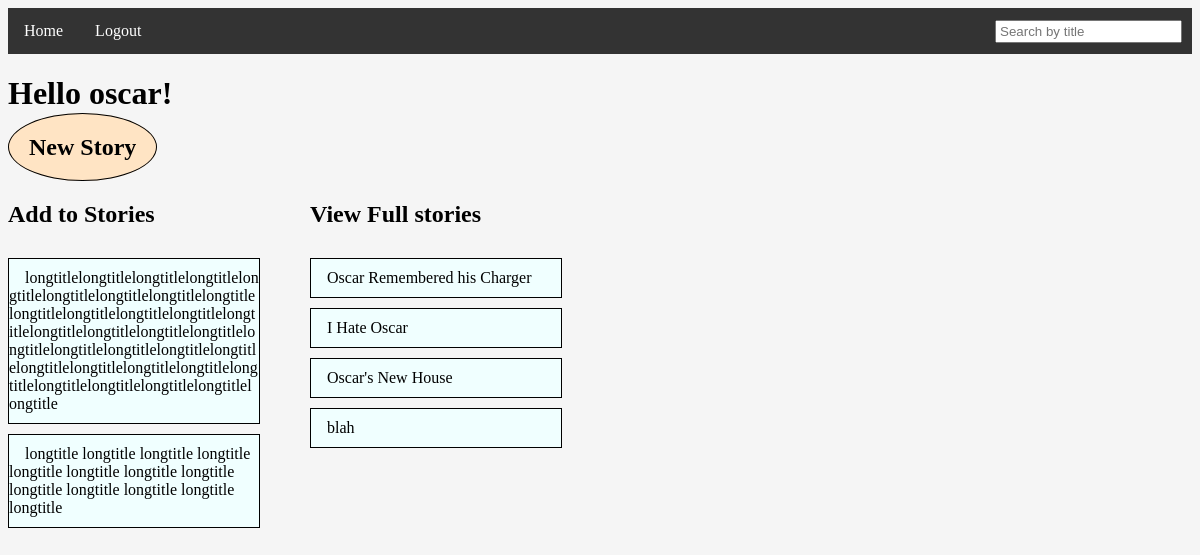
Page / (signed in) on the earlier database version.
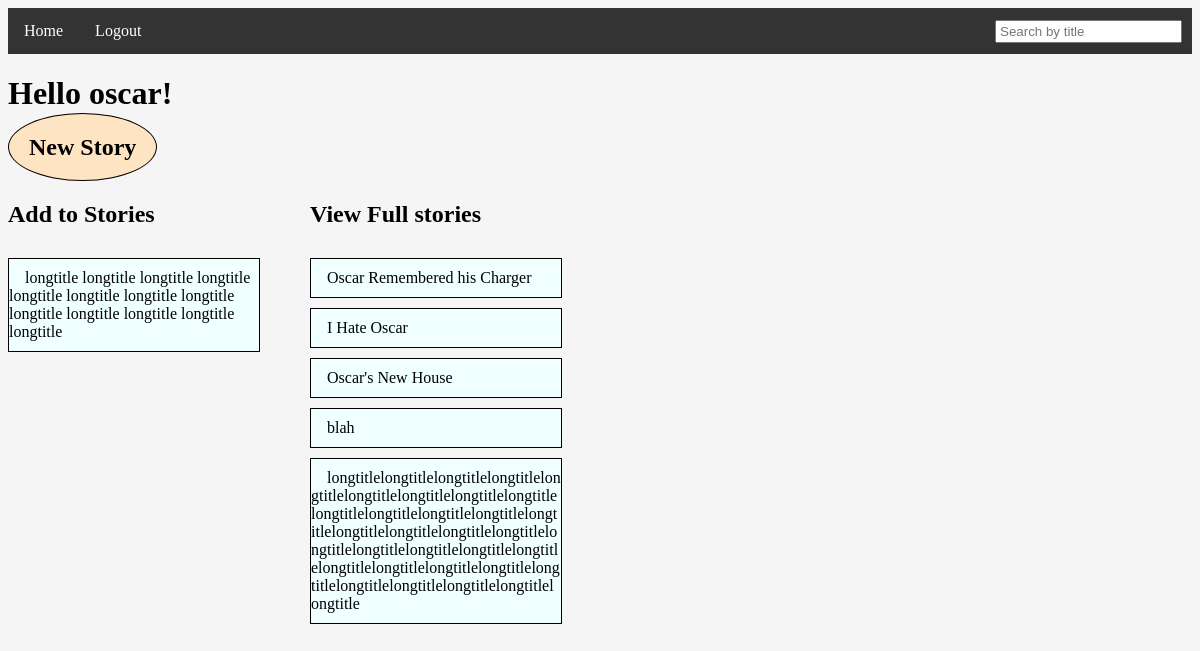
Same page on the later database version.
### tables this page shows
CREATE TABLE Users (ID INTEGER PRIMARY KEY AUTOINCREMENT, Username TEXT, Password TEXT);

CREATE TABLE Stories (ID INTEGER PRIMARY KEY AUTOINCREMENT, Title TEXT, FullStory TEXT, Latest_Update TEXT);

### __init__.py (the view)
@app.route('/', methods=['GET', 'POST'])
def landing():
    if logged_in():
        username = session['username']
        viewable_stories, editable_stories = db_builder.split_viewable_stories(username)
        filter=""
        if request.method == "POST":
            filter = request.form["search"]
            viewable_stories = [(id, title) for id, title in viewable_stories if filter.lower() in title.lower()]
            editable_stories = [(id, title) for id, title in editable_stories if filter.lower() in title.lower()]
        return render_template('index.html', username=username, viewable=viewable_stories, edtiable=editable_stories, search=filter)
    else:
        return render_template('intro.html')

### __init__.py (called while the page is built)
def logged_in():
    return session.get('username') is not None

### db_builder.py (called while the page is built)
def split_viewable_stories(username):
    db = sqlite3.connect(DB_FILE) #open if file exists, otherwise create
    c = db.cursor()               #facilitate db ops -- you will use cursor to trigger db events
    c.execute("SELECT ID FROM Stories")
    all_story_ids = set([entry[0] for entry in c.fetchall()])
    user_id = get_id(username)
    c.execute("SELECT StoryID FROM Contributions WHERE UserID=?", [user_id])
    contributed_story_id_set = set([entry[0] for entry in c.fetchall()])
    viewable_story_list = [(story_id, get_story_title_by_id(story_id)) for story_id in contributed_story_id_set]
    editable_story_list = [(story_id, get_story_title_by_id(story_id)) for story_id in all_story_ids.difference(contributed_story_id_set)]
    db.commit() #save changes
    db.close()  #close database
    return (viewable_story_list, editable_story_list)

def get_story_title_by_id(story_id):
    db = sqlite3.connect(DB_FILE)  # open if file exists, otherwise create
    c = db.cursor()
    c.execute("SELECT Title FROM Stories WHERE ID=?", [story_id])
    title = c.fetchone()[0]
    db.commit()
    db.close()
    return title

def get_id(username):
    db = sqlite3.connect(DB_FILE) #open if file exists, otherwise create
    c = db.cursor()               #facilitate db ops -- you will use cursor to trigger db events
    user_ID = None
    c.execute("SELECT ID FROM Users WHERE Username=?", [username])
    row = c.fetchone()
    if row is not None:
        user_ID = row[0]
    return user_ID

### templates/index.html (shortened to what this page needs)
<!DOCTYPE html>
<html lang="en" dir="ltr">
    <head>
        <link rel="stylesheet" href="{{ url_for('static', filename='styles/stylesheet.css') }}">
        <ul class="nav">
            <li class="nav"><a class="nav" href="/">Home</a></li>
            <li class="nav"><a class="nav" href="/logout">Logout</a></li>
            <li class="search">
                <form action="/" method="post">
                    <input class="search" type="text" name="search" placeholder="Search by title" value="{{ search }}">
                </form>
            </li>
        </ul>
    </head>
    <body>
        <h1>Hello {{username}}!</h1>
        <h2><a class="newstory" href="/new">New Story</a></h2>
        <div class="story" style="padding-right: 50px;">
            <h2>Add to Stories</h2>
            <ul class="story">
                {%for id, title in edtiable%}
                    <li class="story"><a class="story" href="/{{id}}/edit">{{title}}</a></li>
                {%endfor%}
            </ul>
        </div>
        <div class="story">
            <h2>View Full stories</h2>
            <ul class="story">
                {%for id, title in viewable%}
                    <li class="story"><a class="story" href="/{{id}}">{{title}}</a></li>
                {%endfor%}
            </ul>
        </div>
    </body>
</html>

### static/styles/stylesheet.css (style rules this page uses)
body { background-color: #f5f5f5; }
ul.nav { list-style-type: none; margin: 0; padding: 0; overflow: hidden; background-color: #333; }
li.nav { float: left; }
li a.nav { display: block; color: white; text-align: center; padding: 14px 16px; text-decoration: none; }
ul.story { list-style-type: none; margin: 0; padding: 0; overflow: hidden; }
li.story { border: 1px solid black; padding: 10px 0px; float: none; background-color: azure; margin-top: 10px; width: 250px; overflow-wrap: break-word; word-wrap: break-word; }
li a.story { padding: 14px 16px; color: black; text-decoration: none; size: fit-content; }
li.search { float:right; margin-right: 10px; }
input.search { padding: 2px 3px; text-decoration: none; margin-top: 12px; }
div.story { float:left; }
.newstory { color: black; text-decoration: none; size: fit-content; border: 1px solid black; border-radius: 80%; padding: 20px; background-color: bisque; }

Differences in the rows shown:
changed Stories (number 6 of 6 on the later page): moves from the list under "Add to Stories" to the list under "View Full stories"
